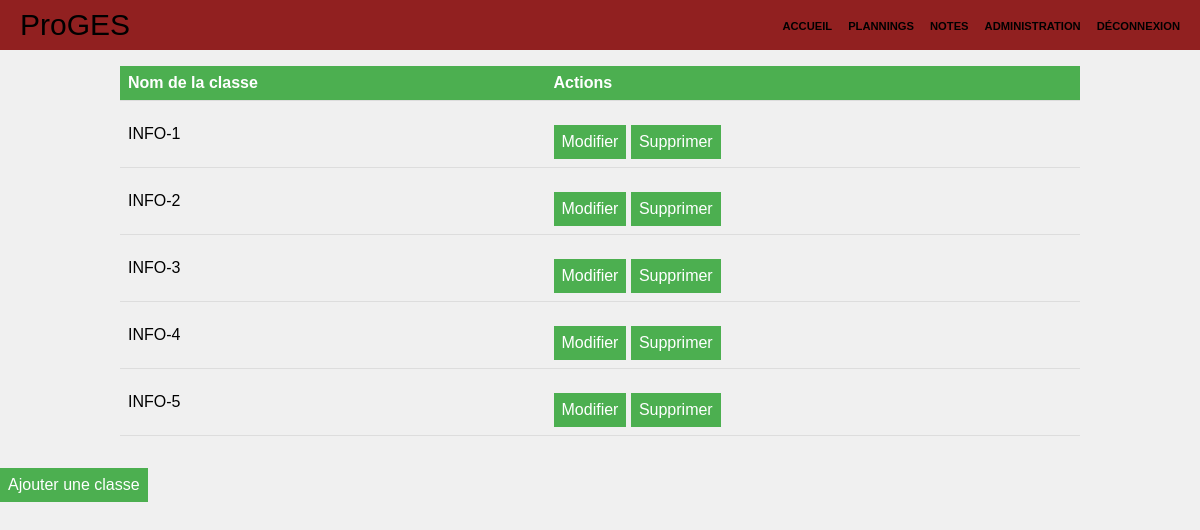
Page /classesManage.php (signed in) on the committed database.
### tables this page shows
CREATE TABLE `classes` (
  `id` int NOT NULL,
  `name` varchar(255) NOT NULL
);

### classesManage.php (the view, shortened to what this page needs)
<!DOCTYPE html>
<html>
<head>
  <link rel="stylesheet" href="style/classesManage.css">
</head>
<body>
    <?php
        require_once "db.php";
        require_once "permCheck.php";
        $query = $conn->prepare("SELECT * FROM classes");
        $query->execute();
        $classes = $query->fetchAll();
    ?>
    <table>
        <thead>
            <tr>
                <th>Nom de la classe</th>
                <th>Actions</th>
            </tr>
        </thead>
        <tbody>
            <?php foreach ($classes as $class): ?>
                <tr>
                    <td><?= htmlspecialchars($class['name']) ?></td>
                    <td>
                        <a class="aze" href="modifyClasses.php?id=<?= $class['id'] ?>">Modifier</a>
                        <a class="aze" href="deleteClasses.php?id=<?= $class['id'] ?>">Supprimer</a>
                    </td>
                </tr>
            <?php endforeach; ?>
        </tbody>
    </table>
    <a class="aze" href="addClasses.php">Ajouter une classe</a>
</body>
</html>

### STYLE/classesManage.css (style rules this page uses)
body { font-family: Arial, sans-serif; background-color: #f0f0f0; }
table { margin: 1em auto; width: 80%; border-collapse: collapse; }
th, td { padding: 0.5em; text-align: left; border-bottom: 1px solid #ddd; }
th { background-color: #4CAF50; color: white; }
.aze { display: inline-block; background-color: #4CAF50; border: none; color: white; padding: 0.5em; text-decoration: none; margin-top: 1em; }

### STYLE/navbarAdmin.css (style rules this page uses)
:root { --offset: -50px; }
* { margin: 0; padding: 0; box-sizing: border-box; }

### rows in the picture
classes: name "INFO-1"
classes: name "INFO-2"
classes: name "INFO-3"
classes: name "INFO-4"
classes: name "INFO-5"
